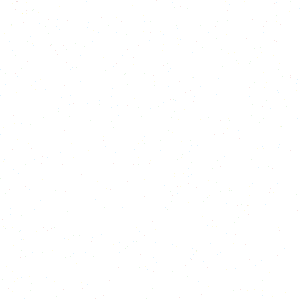
Frame 1 (no input)
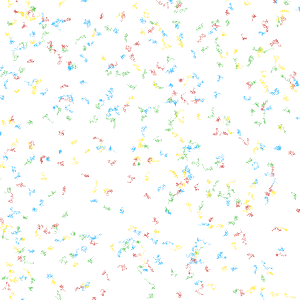
Frame 60 (the mouse pressed at the canvas centre just before this capture)
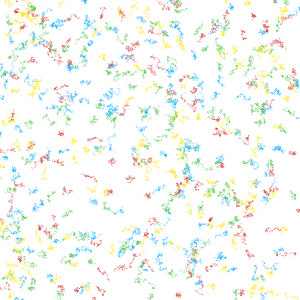
Frame 120 (the mouse held since frame 60 and released just before this capture)

The Processing sketch that drew these frames (run headless with seeded random() and noise(); from frame 60 on, the mouse is pressed at the canvas centre):

// Processing sketch: processing_40932
// ── processing_40932.pde

Prick[] myPrick = new Prick[500]; //sets the number of point at start


color[] myColors = new color[4]; //creates a color array


void setup() {
  size(300, 300);
  background(255);

  myColors[0] = color(200, 40, 35, 50); //colors from Nick Senske
  myColors[1] = color(65, 185, 54, 50);
  myColors[2] = color(255, 217, 0, 50);
  myColors[3] = color(0, 168, 255, 50);


  for (int j=0; j < myPrick.length;j++) {
    myPrick[j] = new Prick(random(0, width), random(0, height)); //seeds the array and sets the random starting possision
  }
}





void draw() {

  for (int j=0; j < myPrick.length; j++) {
    myPrick[j].move(); 
    myPrick[j].display();
  }
}





class Prick {

  float x;
  float y;
  color farg = myColors[floor(random(0, 4))];

  Prick(float x_, float y_) {
    x = x_;
    y = y_;
  }



  void display() {
    stroke(farg);
    point(x, y);
  }



  void move() {
    x = x + random(-1, 1);
    y = y + random(-1, 1);
  }
}
